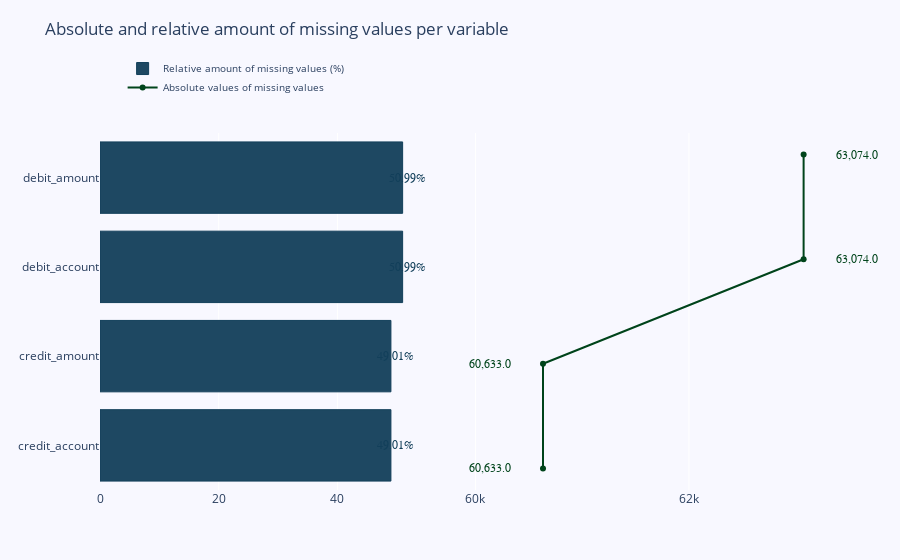

Here is the notebook cell this chart was saved with:
### Markdown cell above
__investigate missing values__

check if there are any missing values in the dataframes and explain why they are missing

e.g. missing values in the general ledger file are due to the fact that the header file is missing information for the respective booking and the debit and credit amounts for each booking are stored in separate rows.

e.g. missing values in the trial balance file are due to the fact that the account is not used in the respective period

### Code cell
# Count Missing Values per Variable und in DataFrame überführen
y_count_mv = pd.DataFrame(df_gl.isnull().sum())
y_count_mv.columns = ['count']
y_count_mv.index.names = ['Name']
y_count_mv['Name'] = y_count_mv.index
y_count_mv = y_count_mv[y_count_mv['count'] != 0]
y_count_mv.sort_values(by=['count'], inplace=True, ascending=True)


missing_values = pd.DataFrame(y_count_mv['count'] / len(df_gl) * 100)
missing_values.columns = ['count']
missing_values.index.names = ['Name']
missing_values.sort_values(by=['count'], inplace=True, ascending=True)

x = y_count_mv['Name']

# Creating two subplots
fig = sp.make_subplots(rows=1, cols=2, specs=[[{}, {}]], shared_xaxes=True,
                    shared_yaxes=False, vertical_spacing=0.001)

fig.append_trace(go.Bar(
    x=missing_values['count'],
    y=x,
    marker=dict(
        color='rgba(18, 63, 90, 0.95)',
        line=dict(
            color='rgba(18, 63, 90, 1.0)',
            width=1),
    ),
    name='Relative amount of missing values (%)',
    orientation='h',
), 1, 1)

fig.append_trace(go.Scatter(
    x=y_count_mv['count'], y=x,
    mode='lines+markers',
    line_color='rgb(0, 68, 27)',
    name='Absolute values of missing values',
), 1, 2)

fig.update_layout(
    title='Absolute and relative amount of missing values per variable',
    yaxis=dict(
        showgrid=False,
        showline=False,
        showticklabels=True,
        domain=[0, 0.85],
    ),
    yaxis2=dict(
        showgrid=False,
        showline=False,
        showticklabels=False,
        linecolor='rgba(102, 102, 102, 0.8)',
        linewidth=2,
        domain=[0, 0.85],
    ),
    xaxis=dict(
        zeroline=False,
        showline=False,
        showticklabels=True,
        showgrid=True,
        domain=[0, 0.42],
    ),
    xaxis2=dict(
        zeroline=False,
        showline=False,
        showticklabels=True,
        showgrid=True,
        domain=[0.47, 1],
        dtick=2000,
    ),
    legend=dict(x=0.029, y=1.038, font_size=10),
    margin=dict(l=100, r=20, t=70, b=70),
    paper_bgcolor='rgb(248, 248, 255)',
    plot_bgcolor='rgb(248, 248, 255)',
)

annotations = []

y_s = np.round(missing_values['count'], decimals=2)
y_nw = np.rint(y_count_mv['count'])

# add labels
for ydn, yd, xd in zip(y_nw, y_s, x):
    annotations.append(dict(xref='x2', yref='y2',
                            y=xd, x=ydn + 500 if ydn == max(y_nw) else ydn -500, # move the label to the left side if it is the maximum value
                            text='{:,}'.format(ydn),
                            font=dict(family='Arial', size=12,
                                      color='rgb(0, 68, 27)'),
                            showarrow=False))
    annotations.append(dict(xref='x1', yref='y1',
                            y=xd, x=yd + 0.75,
                            text=str(yd) + '%',
                            font=dict(family='Arial', size=12,
                                      color='rgb(18, 63, 90)'),
                            showarrow=False))

fig.update_layout(annotations=annotations)

fig.show()

### Figure 1 — Plotly figure (JSON) as saved in the notebook; plotly's stock layout.template omitted (floating-point values rounded to 4 significant figures)
{"data": [{"marker": {"color": "rgba(18, 63, 90, 0.95)", "line": {"color": "rgba(18, 63, 90, 1.0)", "width": 1}}, "name": "Relative amount of missing values (%)", "orientation": "h", "type": "bar", "x": [49.01, 49.01, 50.99, 50.99], "xaxis": "x", "y": ["credit_account", "credit_amount", "debit_account", "debit_amount"], "yaxis": "y"}, {"line": {"color": "rgb(0, 68, 27)"}, "mode": "lines+markers", "name": "Absolute values of missing values", "type": "scatter", "x": [60633, 60633, 63074, 63074], "xaxis": "x2", "y": ["credit_account", "credit_amount", "debit_account", "debit_amount"], "yaxis": "y2"}], "layout": {"annotations": [{"font": {"color": "rgb(0, 68, 27)", "family": "Arial", "size": 12}, "showarrow": false, "text": "60,633.0", "x": 60133, "xref": "x2", "y": "credit_account", "yref": "y2"}, {"font": {"color": "rgb(18, 63, 90)", "family": "Arial", "size": 12}, "showarrow": false, "text": "49.01%", "x": 49.76, "xref": "x", "y": "credit_account", "yref": "y"}, {"font": {"color": "rgb(0, 68, 27)", "family": "Arial", "size": 12}, "showarrow": false, "text": "60,633.0", "x": 60133, "xref": "x2", "y": "credit_amount", "yref": "y2"}, {"font": {"color": "rgb(18, 63, 90)", "family": "Arial", "size": 12}, "showarrow": false, "text": "49.01%", "x": 49.76, "xref": "x", "y": "credit_amount", "yref": "y"}, {"font": {"color": "rgb(0, 68, 27)", "family": "Arial", "size": 12}, "showarrow": false, "text": "63,074.0", "x": 63574, "xref": "x2", "y": "debit_account", "yref": "y2"}, {"font": {"color": "rgb(18, 63, 90)", "family": "Arial", "size": 12}, "showarrow": false, "text": "50.99%", "x": 51.74, "xref": "x", "y": "debit_account", "yref": "y"}, {"font": {"color": "rgb(0, 68, 27)", "family": "Arial", "size": 12}, "showarrow": false, "text": "63,074.0", "x": 63574, "xref": "x2", "y": "debit_amount", "yref": "y2"}, {"font": {"color": "rgb(18, 63, 90)", "family": "Arial", "size": 12}, "showarrow": false, "text": "50.99%", "x": 51.74, "xref": "x", "y": "debit_amount", "yref": "y"}], "legend": {"font": {"size": 10}, "x": 0.029, "y": 1.038}, "margin": {"b": 70, "l": 100, "r": 20, "t": 70}, "paper_bgcolor": "rgb(248, 248, 255)", "plot_bgcolor": "rgb(248, 248, 255)", "title": {"text": "Absolute and relative amount of missing values per variable"}, "xaxis": {"anchor": "y", "domain": [0, 0.42], "showgrid": true, "showline": false, "showticklabels": true, "zeroline": false}, "xaxis2": {"anchor": "y2", "domain": [0.47, 1], "dtick": 2000, "showgrid": true, "showline": false, "showticklabels": true, "zeroline": false}, "yaxis": {"anchor": "x", "domain": [0, 0.85], "showgrid": false, "showline": false, "showticklabels": true}, "yaxis2": {"anchor": "x2", "domain": [0, 0.85], "linecolor": "rgba(102, 102, 102, 0.8)", "linewidth": 2, "showgrid": false, "showline": false, "showticklabels": false}}}
